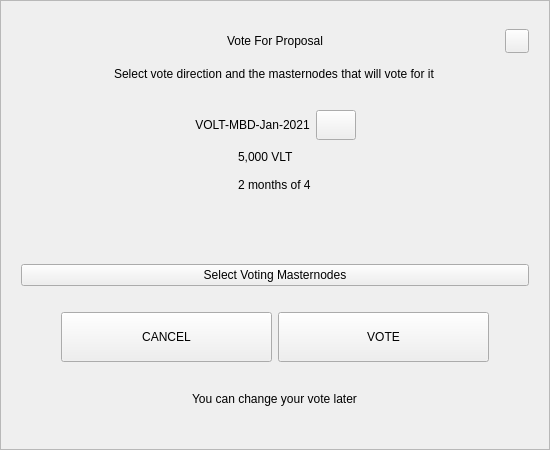
<?xml version="1.0" encoding="UTF-8"?>
<ui version="4.0">
 <class>VoteDialog</class>
 <widget class="QWidget" name="VoteDialog">
  <property name="geometry">
   <rect>
    <x>0</x>
    <y>0</y>
    <width>550</width>
    <height>450</height>
   </rect>
  </property>
  <layout class="QVBoxLayout" name="verticalLayout_1">
   <property name="spacing">
    <number>0</number>
   </property>
   <property name="leftMargin">
    <number>0</number>
   </property>
   <property name="topMargin">
    <number>0</number>
   </property>
   <property name="rightMargin">
    <number>0</number>
   </property>
   <property name="bottomMargin">
    <number>0</number>
   </property>
   <item>
    <widget class="QFrame" name="frame">
     <property name="styleSheet">
      <string notr="true"/>
     </property>
     <property name="frameShape">
      <enum>QFrame::StyledPanel</enum>
     </property>
     <property name="frameShadow">
      <enum>QFrame::Raised</enum>
     </property>
     <layout class="QVBoxLayout" name="verticalLayout_2">
      <property name="spacing">
       <number>6</number>
      </property>
      <property name="leftMargin">
       <number>20</number>
      </property>
      <property name="topMargin">
       <number>20</number>
      </property>
      <property name="rightMargin">
       <number>20</number>
      </property>
      <property name="bottomMargin">
       <number>20</number>
      </property>
      <item>
       <layout class="QHBoxLayout" name="horizontalLayout_1">
        <property name="spacing">
         <number>0</number>
        </property>
        <item>
         <spacer name="horizontalSpacer_1">
          <property name="orientation">
           <enum>Qt::Horizontal</enum>
          </property>
          <property name="sizeHint" stdset="0">
           <size>
            <width>40</width>
            <height>20</height>
           </size>
          </property>
         </spacer>
        </item>
        <item>
         <widget class="QLabel" name="labelTitle">
          <property name="minimumSize">
           <size>
            <width>0</width>
            <height>40</height>
           </size>
          </property>
          <property name="maximumSize">
           <size>
            <width>16777215</width>
            <height>40</height>
           </size>
          </property>
          <property name="styleSheet">
           <string notr="true">padding-left:24px;</string>
          </property>
          <property name="text">
           <string>Vote For Proposal</string>
          </property>
          <property name="alignment">
           <set>Qt::AlignCenter</set>
          </property>
          <property name="margin">
           <number>7</number>
          </property>
         </widget>
        </item>
        <item>
         <spacer name="horizontalSpacer_2">
          <property name="orientation">
           <enum>Qt::Horizontal</enum>
          </property>
          <property name="sizeHint" stdset="0">
           <size>
            <width>40</width>
            <height>20</height>
           </size>
          </property>
         </spacer>
        </item>
        <item>
         <widget class="QPushButton" name="btnEsc">
          <property name="minimumSize">
           <size>
            <width>24</width>
            <height>24</height>
           </size>
          </property>
          <property name="maximumSize">
           <size>
            <width>24</width>
            <height>24</height>
           </size>
          </property>
          <property name="focusPolicy">
           <enum>Qt::NoFocus</enum>
          </property>
          <property name="text">
           <string/>
          </property>
         </widget>
        </item>
       </layout>
      </item>
      <item alignment="Qt::AlignHCenter">
       <widget class="QLabel" name="labelSubtitle">
        <property name="text">
         <string>Select vote direction and the masternodes that will vote for it</string>
        </property>
       </widget>
      </item>
      <item>
       <spacer name="verticalSpacer_1">
        <property name="orientation">
         <enum>Qt::Vertical</enum>
        </property>
        <property name="sizeType">
         <enum>QSizePolicy::Expanding</enum>
        </property>
        <property name="sizeHint" stdset="0">
         <size>
          <width>20</width>
          <height>40</height>
         </size>
        </property>
       </spacer>
      </item>
      <item>
       <layout class="QHBoxLayout" name="horizontalLayout_2">
        <item>
         <spacer name="horizontalSpacer_3">
          <property name="orientation">
           <enum>Qt::Horizontal</enum>
          </property>
          <property name="sizeHint" stdset="0">
           <size>
            <width>40</width>
            <height>20</height>
           </size>
          </property>
         </spacer>
        </item>
        <item>
         <widget class="QLabel" name="labelTitleVote">
          <property name="minimumSize">
           <size>
            <width>0</width>
            <height>30</height>
           </size>
          </property>
          <property name="text">
           <string notr="true">VOLT-MBD-Jan-2021</string>
          </property>
          <property name="alignment">
           <set>Qt::AlignCenter</set>
          </property>
          <property name="wordWrap">
           <bool>true</bool>
          </property>
         </widget>
        </item>
        <item>
         <widget class="QPushButton" name="btnLink">
          <property name="minimumSize">
           <size>
            <width>0</width>
            <height>30</height>
           </size>
          </property>
          <property name="maximumSize">
           <size>
            <width>16777215</width>
            <height>30</height>
           </size>
          </property>
          <property name="cursor">
           <cursorShape>PointingHandCursor</cursorShape>
          </property>
          <property name="text">
           <string/>
          </property>
         </widget>
        </item>
        <item>
         <spacer name="horizontalSpacer_4">
          <property name="orientation">
           <enum>Qt::Horizontal</enum>
          </property>
          <property name="sizeHint" stdset="0">
           <size>
            <width>40</width>
            <height>20</height>
           </size>
          </property>
         </spacer>
        </item>
       </layout>
      </item>
      <item alignment="Qt::AlignHCenter">
       <widget class="QWidget" name="widget" native="true">
        <property name="minimumSize">
         <size>
          <width>0</width>
          <height>50</height>
         </size>
        </property>
        <layout class="QVBoxLayout" name="verticalLayout_3">
         <property name="spacing">
          <number>6</number>
         </property>
         <property name="leftMargin">
          <number>0</number>
         </property>
         <property name="topMargin">
          <number>0</number>
         </property>
         <property name="rightMargin">
          <number>0</number>
         </property>
         <property name="bottomMargin">
          <number>0</number>
         </property>
         <item>
          <widget class="QLabel" name="labelAmount">
           <property name="text">
            <string notr="true">5,000 VLT</string>
           </property>
          </widget>
         </item>
         <item>
          <widget class="QLabel" name="labelTime">
           <property name="text">
            <string notr="true">2 months of 4</string>
           </property>
          </widget>
         </item>
        </layout>
       </widget>
      </item>
      <item>
       <spacer name="verticalSpacer_2">
        <property name="orientation">
         <enum>Qt::Vertical</enum>
        </property>
        <property name="sizeType">
         <enum>QSizePolicy::Fixed</enum>
        </property>
        <property name="sizeHint" stdset="0">
         <size>
          <width>20</width>
          <height>10</height>
         </size>
        </property>
       </spacer>
      </item>
      <item>
       <widget class="QWidget" name="containerVotes" native="true">
        <property name="minimumSize">
         <size>
          <width>0</width>
          <height>36</height>
         </size>
        </property>
        <layout class="QHBoxLayout" name="horizontalLayout_3" stretch="1,0,1">
         <property name="spacing">
          <number>0</number>
         </property>
         <property name="leftMargin">
          <number>0</number>
         </property>
         <property name="topMargin">
          <number>0</number>
         </property>
         <property name="rightMargin">
          <number>0</number>
         </property>
         <property name="bottomMargin">
          <number>0</number>
         </property>
         <item>
          <widget class="QWidget" name="containerNo" native="true">
           <property name="sizePolicy">
            <sizepolicy hsizetype="Expanding" vsizetype="Preferred">
             <horstretch>0</horstretch>
             <verstretch>0</verstretch>
            </sizepolicy>
           </property>
           <property name="minimumSize">
            <size>
             <width>0</width>
             <height>36</height>
            </size>
           </property>
           <layout class="QGridLayout" name="gridLayout">
            <property name="leftMargin">
             <number>0</number>
            </property>
            <property name="topMargin">
             <number>0</number>
            </property>
            <property name="rightMargin">
             <number>0</number>
            </property>
            <property name="bottomMargin">
             <number>0</number>
            </property>
            <property name="spacing">
             <number>0</number>
            </property>
           </layout>
          </widget>
         </item>
         <item>
          <spacer name="horizontalSpacer_5">
           <property name="orientation">
            <enum>Qt::Horizontal</enum>
           </property>
           <property name="sizeType">
            <enum>QSizePolicy::Fixed</enum>
           </property>
           <property name="sizeHint" stdset="0">
            <size>
             <width>16</width>
             <height>20</height>
            </size>
           </property>
          </spacer>
         </item>
         <item>
          <widget class="QWidget" name="containerYes" native="true">
           <property name="minimumSize">
            <size>
             <width>0</width>
             <height>36</height>
            </size>
           </property>
           <property name="layoutDirection">
            <enum>Qt::LeftToRight</enum>
           </property>
           <layout class="QGridLayout" name="gridLayout_2">
            <property name="leftMargin">
             <number>0</number>
            </property>
            <property name="topMargin">
             <number>0</number>
            </property>
            <property name="rightMargin">
             <number>0</number>
            </property>
            <property name="bottomMargin">
             <number>0</number>
            </property>
            <property name="horizontalSpacing">
             <number>0</number>
            </property>
           </layout>
          </widget>
         </item>
        </layout>
       </widget>
      </item>
      <item>
       <spacer name="verticalSpacer_3">
        <property name="orientation">
         <enum>Qt::Vertical</enum>
        </property>
        <property name="sizeType">
         <enum>QSizePolicy::Fixed</enum>
        </property>
        <property name="sizeHint" stdset="0">
         <size>
          <width>20</width>
          <height>10</height>
         </size>
        </property>
       </spacer>
      </item>
      <item>
       <widget class="QPushButton" name="btnSelectMasternodes">
        <property name="cursor">
         <cursorShape>PointingHandCursor</cursorShape>
        </property>
        <property name="text">
         <string>Select Voting Masternodes</string>
        </property>
       </widget>
      </item>
      <item>
       <spacer name="verticalSpacer_4">
        <property name="orientation">
         <enum>Qt::Vertical</enum>
        </property>
        <property name="sizeType">
         <enum>QSizePolicy::Fixed</enum>
        </property>
        <property name="sizeHint" stdset="0">
         <size>
          <width>20</width>
          <height>20</height>
         </size>
        </property>
       </spacer>
      </item>
      <item>
       <layout class="QHBoxLayout" name="horizontalLayout_4" stretch="0,2,2,0">
        <item>
         <spacer name="horizontalSpacer_6">
          <property name="orientation">
           <enum>Qt::Horizontal</enum>
          </property>
          <property name="sizeHint" stdset="0">
           <size>
            <width>40</width>
            <height>20</height>
           </size>
          </property>
         </spacer>
        </item>
        <item>
         <widget class="QPushButton" name="btnCancel">
          <property name="minimumSize">
           <size>
            <width>0</width>
            <height>50</height>
           </size>
          </property>
          <property name="focusPolicy">
           <enum>Qt::NoFocus</enum>
          </property>
          <property name="text">
           <string>CANCEL</string>
          </property>
         </widget>
        </item>
        <item>
         <widget class="QPushButton" name="btnSave">
          <property name="minimumSize">
           <size>
            <width>0</width>
            <height>50</height>
           </size>
          </property>
          <property name="focusPolicy">
           <enum>Qt::NoFocus</enum>
          </property>
          <property name="text">
           <string>VOTE</string>
          </property>
         </widget>
        </item>
        <item>
         <spacer name="horizontalSpacer_7">
          <property name="orientation">
           <enum>Qt::Horizontal</enum>
          </property>
          <property name="sizeHint" stdset="0">
           <size>
            <width>40</width>
            <height>20</height>
           </size>
          </property>
         </spacer>
        </item>
       </layout>
      </item>
      <item>
       <spacer name="verticalSpacer_5">
        <property name="orientation">
         <enum>Qt::Vertical</enum>
        </property>
        <property name="sizeType">
         <enum>QSizePolicy::Expanding</enum>
        </property>
        <property name="sizeHint" stdset="0">
         <size>
          <width>20</width>
          <height>10</height>
         </size>
        </property>
       </spacer>
      </item>
      <item>
       <spacer name="verticalSpacer_6">
        <property name="orientation">
         <enum>Qt::Vertical</enum>
        </property>
        <property name="sizeHint" stdset="0">
         <size>
          <width>20</width>
          <height>40</height>
         </size>
        </property>
       </spacer>
      </item>
      <item alignment="Qt::AlignHCenter">
       <widget class="QLabel" name="labelMessage">
        <property name="text">
         <string>You can change your vote later</string>
        </property>
       </widget>
      </item>
      <item>
       <spacer name="verticalSpacer_7">
        <property name="orientation">
         <enum>Qt::Vertical</enum>
        </property>
        <property name="sizeType">
         <enum>QSizePolicy::Expanding</enum>
        </property>
        <property name="sizeHint" stdset="0">
         <size>
          <width>20</width>
          <height>40</height>
         </size>
        </property>
       </spacer>
      </item>
     </layout>
    </widget>
   </item>
  </layout>
 </widget>
 <resources/>
 <connections/>
</ui>
